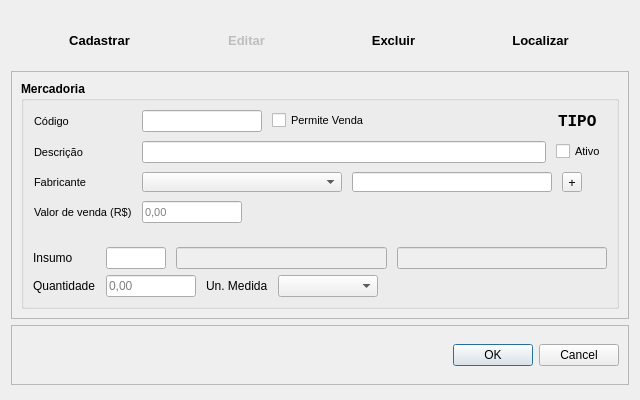
<?xml version="1.0" encoding="UTF-8"?>
<ui version="4.0">
 <class>CadastroMercadoria</class>
 <widget class="QWidget" name="CadastroMercadoria">
  <property name="windowModality">
   <enum>Qt::NonModal</enum>
  </property>
  <property name="geometry">
   <rect>
    <x>0</x>
    <y>0</y>
    <width>640</width>
    <height>400</height>
   </rect>
  </property>
  <property name="sizePolicy">
   <sizepolicy hsizetype="Minimum" vsizetype="Minimum">
    <horstretch>0</horstretch>
    <verstretch>0</verstretch>
   </sizepolicy>
  </property>
  <property name="minimumSize">
   <size>
    <width>640</width>
    <height>300</height>
   </size>
  </property>
  <property name="maximumSize">
   <size>
    <width>640</width>
    <height>400</height>
   </size>
  </property>
  <property name="windowTitle">
   <string>SOAD - Cadastrar Produto</string>
  </property>
  <layout class="QGridLayout" name="gridLayout">
   <item row="0" column="0">
    <layout class="QVBoxLayout" name="verticalLayout">
     <item>
      <widget class="QWidget" name="frame_menu" native="true">
       <property name="sizePolicy">
        <sizepolicy hsizetype="Preferred" vsizetype="Fixed">
         <horstretch>0</horstretch>
         <verstretch>0</verstretch>
        </sizepolicy>
       </property>
       <property name="minimumSize">
        <size>
         <width>0</width>
         <height>0</height>
        </size>
       </property>
       <property name="maximumSize">
        <size>
         <width>16777215</width>
         <height>50</height>
        </size>
       </property>
       <layout class="QHBoxLayout" name="horizontalLayout_4">
        <item>
         <widget class="QFrame" name="frame">
          <property name="font">
           <font>
            <pointsize>10</pointsize>
            <weight>75</weight>
            <bold>true</bold>
           </font>
          </property>
          <layout class="QHBoxLayout" name="horizontalLayout_3">
           <item>
            <widget class="QPushButton" name="pushButton_cadastrar">
             <property name="font">
              <font>
               <pointsize>10</pointsize>
               <weight>75</weight>
               <bold>true</bold>
              </font>
             </property>
             <property name="layoutDirection">
              <enum>Qt::LeftToRight</enum>
             </property>
             <property name="text">
              <string>Cadastrar</string>
             </property>
             <property name="checkable">
              <bool>false</bool>
             </property>
             <property name="default">
              <bool>false</bool>
             </property>
             <property name="flat">
              <bool>true</bool>
             </property>
            </widget>
           </item>
           <item>
            <widget class="QPushButton" name="pushButton_editar">
             <property name="enabled">
              <bool>false</bool>
             </property>
             <property name="font">
              <font>
               <pointsize>10</pointsize>
               <weight>75</weight>
               <bold>true</bold>
              </font>
             </property>
             <property name="layoutDirection">
              <enum>Qt::LeftToRight</enum>
             </property>
             <property name="text">
              <string>Editar</string>
             </property>
             <property name="checkable">
              <bool>false</bool>
             </property>
             <property name="default">
              <bool>false</bool>
             </property>
             <property name="flat">
              <bool>true</bool>
             </property>
            </widget>
           </item>
           <item>
            <widget class="QPushButton" name="pushButton_excluir">
             <property name="font">
              <font>
               <pointsize>10</pointsize>
               <weight>75</weight>
               <bold>true</bold>
              </font>
             </property>
             <property name="layoutDirection">
              <enum>Qt::LeftToRight</enum>
             </property>
             <property name="text">
              <string>Excluir</string>
             </property>
             <property name="checkable">
              <bool>false</bool>
             </property>
             <property name="default">
              <bool>false</bool>
             </property>
             <property name="flat">
              <bool>true</bool>
             </property>
            </widget>
           </item>
           <item>
            <widget class="QPushButton" name="pushButton_localizar">
             <property name="baseSize">
              <size>
               <width>1</width>
               <height>0</height>
              </size>
             </property>
             <property name="font">
              <font>
               <pointsize>10</pointsize>
               <weight>75</weight>
               <bold>true</bold>
              </font>
             </property>
             <property name="layoutDirection">
              <enum>Qt::LeftToRight</enum>
             </property>
             <property name="text">
              <string>Localizar</string>
             </property>
             <property name="checkable">
              <bool>false</bool>
             </property>
             <property name="default">
              <bool>false</bool>
             </property>
             <property name="flat">
              <bool>true</bool>
             </property>
            </widget>
           </item>
          </layout>
         </widget>
        </item>
       </layout>
      </widget>
     </item>
     <item>
      <widget class="QFrame" name="frame_contents">
       <property name="sizePolicy">
        <sizepolicy hsizetype="Preferred" vsizetype="Fixed">
         <horstretch>0</horstretch>
         <verstretch>0</verstretch>
        </sizepolicy>
       </property>
       <property name="frameShape">
        <enum>QFrame::StyledPanel</enum>
       </property>
       <property name="frameShadow">
        <enum>QFrame::Raised</enum>
       </property>
       <layout class="QGridLayout" name="gridLayout_7">
        <item row="0" column="0">
         <widget class="QGroupBox" name="groupBox_mercadoria">
          <property name="sizePolicy">
           <sizepolicy hsizetype="Preferred" vsizetype="Fixed">
            <horstretch>0</horstretch>
            <verstretch>0</verstretch>
           </sizepolicy>
          </property>
          <property name="font">
           <font>
            <pointsize>9</pointsize>
            <weight>75</weight>
            <bold>true</bold>
           </font>
          </property>
          <property name="title">
           <string>Mercadoria</string>
          </property>
          <layout class="QGridLayout" name="gridLayout_2">
           <property name="leftMargin">
            <number>0</number>
           </property>
           <property name="topMargin">
            <number>0</number>
           </property>
           <property name="rightMargin">
            <number>0</number>
           </property>
           <property name="bottomMargin">
            <number>0</number>
           </property>
           <property name="horizontalSpacing">
            <number>0</number>
           </property>
           <item row="1" column="0">
            <widget class="QStackedWidget" name="stackedWidget">
             <property name="sizePolicy">
              <sizepolicy hsizetype="Preferred" vsizetype="Fixed">
               <horstretch>0</horstretch>
               <verstretch>0</verstretch>
              </sizepolicy>
             </property>
             <property name="sizeIncrement">
              <size>
               <width>0</width>
               <height>3</height>
              </size>
             </property>
             <property name="currentIndex">
              <number>0</number>
             </property>
             <widget class="QWidget" name="page_casco">
              <property name="sizePolicy">
               <sizepolicy hsizetype="Preferred" vsizetype="Fixed">
                <horstretch>0</horstretch>
                <verstretch>0</verstretch>
               </sizepolicy>
              </property>
              <layout class="QHBoxLayout" name="horizontalLayout_5">
               <property name="spacing">
                <number>0</number>
               </property>
               <property name="leftMargin">
                <number>0</number>
               </property>
               <property name="topMargin">
                <number>0</number>
               </property>
               <property name="rightMargin">
                <number>0</number>
               </property>
               <property name="bottomMargin">
                <number>0</number>
               </property>
               <item>
                <widget class="QFrame" name="frame_casco">
                 <property name="sizePolicy">
                  <sizepolicy hsizetype="Expanding" vsizetype="Fixed">
                   <horstretch>0</horstretch>
                   <verstretch>0</verstretch>
                  </sizepolicy>
                 </property>
                 <property name="maximumSize">
                  <size>
                   <width>16777215</width>
                   <height>80</height>
                  </size>
                 </property>
                 <property name="font">
                  <font>
                   <weight>50</weight>
                   <bold>false</bold>
                  </font>
                 </property>
                 <layout class="QFormLayout" name="formLayout_3">
                  <property name="fieldGrowthPolicy">
                   <enum>QFormLayout::ExpandingFieldsGrow</enum>
                  </property>
                  <property name="labelAlignment">
                   <set>Qt::AlignLeading|Qt::AlignLeft|Qt::AlignTop</set>
                  </property>
                  <property name="horizontalSpacing">
                   <number>10</number>
                  </property>
                  <item row="0" column="0">
                   <widget class="QLabel" name="label_insumo">
                    <property name="minimumSize">
                     <size>
                      <width>0</width>
                      <height>0</height>
                     </size>
                    </property>
                    <property name="text">
                     <string>Insumo</string>
                    </property>
                   </widget>
                  </item>
                  <item row="0" column="1">
                   <layout class="QHBoxLayout" name="horizontalLayout_7" stretch="0,0,0">
                    <property name="spacing">
                     <number>10</number>
                    </property>
                    <item>
                     <widget class="QLineEdit" name="lineEdit_insumo_id">
                      <property name="maximumSize">
                       <size>
                        <width>60</width>
                        <height>16777215</height>
                       </size>
                      </property>
                     </widget>
                    </item>
                    <item>
                     <widget class="QLineEdit" name="lineEdit_insumo">
                      <property name="enabled">
                       <bool>false</bool>
                      </property>
                     </widget>
                    </item>
                    <item>
                     <widget class="QLineEdit" name="lineEdit_insumo_fabricante">
                      <property name="enabled">
                       <bool>false</bool>
                      </property>
                     </widget>
                    </item>
                   </layout>
                  </item>
                  <item row="1" column="0">
                   <widget class="QLabel" name="label_quantidade">
                    <property name="text">
                     <string>Quantidade</string>
                    </property>
                   </widget>
                  </item>
                  <item row="1" column="1">
                   <layout class="QHBoxLayout" name="horizontalLayout_10">
                    <property name="spacing">
                     <number>10</number>
                    </property>
                    <item>
                     <widget class="QLineEdit" name="lineEdit_quantidade_insumo">
                      <property name="minimumSize">
                       <size>
                        <width>50</width>
                        <height>0</height>
                       </size>
                      </property>
                      <property name="maximumSize">
                       <size>
                        <width>90</width>
                        <height>16777215</height>
                       </size>
                      </property>
                      <property name="text">
                       <string/>
                      </property>
                      <property name="placeholderText">
                       <string>0,00</string>
                      </property>
                     </widget>
                    </item>
                    <item>
                     <widget class="QLabel" name="label">
                      <property name="sizePolicy">
                       <sizepolicy hsizetype="Fixed" vsizetype="Preferred">
                        <horstretch>0</horstretch>
                        <verstretch>0</verstretch>
                       </sizepolicy>
                      </property>
                      <property name="text">
                       <string>Un. Medida</string>
                      </property>
                     </widget>
                    </item>
                    <item>
                     <widget class="QComboBox" name="comboBox_unidade_medida_insumo">
                      <property name="minimumSize">
                       <size>
                        <width>100</width>
                        <height>0</height>
                       </size>
                      </property>
                      <property name="maximumSize">
                       <size>
                        <width>130</width>
                        <height>16777215</height>
                       </size>
                      </property>
                     </widget>
                    </item>
                    <item>
                     <spacer name="horizontalSpacer_2">
                      <property name="orientation">
                       <enum>Qt::Horizontal</enum>
                      </property>
                      <property name="sizeHint" stdset="0">
                       <size>
                        <width>40</width>
                        <height>20</height>
                       </size>
                      </property>
                     </spacer>
                    </item>
                   </layout>
                  </item>
                 </layout>
                </widget>
               </item>
              </layout>
             </widget>
             <widget class="QWidget" name="page_insumo">
              <property name="sizePolicy">
               <sizepolicy hsizetype="Preferred" vsizetype="Fixed">
                <horstretch>0</horstretch>
                <verstretch>0</verstretch>
               </sizepolicy>
              </property>
              <layout class="QVBoxLayout" name="_2">
               <property name="spacing">
                <number>0</number>
               </property>
               <property name="leftMargin">
                <number>0</number>
               </property>
               <property name="topMargin">
                <number>0</number>
               </property>
               <property name="rightMargin">
                <number>0</number>
               </property>
               <property name="bottomMargin">
                <number>0</number>
               </property>
               <item>
                <widget class="QFrame" name="frame_insumo">
                 <property name="sizePolicy">
                  <sizepolicy hsizetype="Expanding" vsizetype="Fixed">
                   <horstretch>0</horstretch>
                   <verstretch>0</verstretch>
                  </sizepolicy>
                 </property>
                 <property name="maximumSize">
                  <size>
                   <width>16777215</width>
                   <height>80</height>
                  </size>
                 </property>
                 <property name="font">
                  <font>
                   <pointsize>8</pointsize>
                   <weight>50</weight>
                   <bold>false</bold>
                  </font>
                 </property>
                 <property name="frameShape">
                  <enum>QFrame::NoFrame</enum>
                 </property>
                 <property name="frameShadow">
                  <enum>QFrame::Plain</enum>
                 </property>
                 <layout class="QFormLayout" name="formLayout_2">
                  <property name="labelAlignment">
                   <set>Qt::AlignLeading|Qt::AlignLeft|Qt::AlignTop</set>
                  </property>
                  <item row="0" column="0">
                   <widget class="QLabel" name="label_2">
                    <property name="text">
                     <string>Modo de Cor</string>
                    </property>
                   </widget>
                  </item>
                  <item row="0" column="1">
                   <layout class="QHBoxLayout" name="horizontalLayout_13">
                    <item>
                     <widget class="QRadioButton" name="radioButton_pb">
                      <property name="text">
                       <string>Preto e Branco</string>
                      </property>
                      <property name="checked">
                       <bool>true</bool>
                      </property>
                     </widget>
                    </item>
                    <item>
                     <widget class="QRadioButton" name="radioButton_cor">
                      <property name="text">
                       <string>Colorido</string>
                      </property>
                     </widget>
                    </item>
                   </layout>
                  </item>
                  <item row="1" column="0">
                   <widget class="QLabel" name="label_quantidade_embalagem">
                    <property name="text">
                     <string>Quantidade (embalagem)</string>
                    </property>
                   </widget>
                  </item>
                  <item row="1" column="1">
                   <layout class="QHBoxLayout" name="horizontalLayout_6">
                    <property name="spacing">
                     <number>10</number>
                    </property>
                    <property name="sizeConstraint">
                     <enum>QLayout::SetDefaultConstraint</enum>
                    </property>
                    <item>
                     <widget class="QLineEdit" name="lineEdit_quantidade_embalagem">
                      <property name="maximumSize">
                       <size>
                        <width>100</width>
                        <height>16777215</height>
                       </size>
                      </property>
                      <property name="placeholderText">
                       <string>0,00</string>
                      </property>
                     </widget>
                    </item>
                    <item>
                     <widget class="QLabel" name="label_un_medida">
                      <property name="sizePolicy">
                       <sizepolicy hsizetype="Fixed" vsizetype="Preferred">
                        <horstretch>0</horstretch>
                        <verstretch>0</verstretch>
                       </sizepolicy>
                      </property>
                      <property name="text">
                       <string>Un. Medida</string>
                      </property>
                     </widget>
                    </item>
                    <item>
                     <widget class="QComboBox" name="comboBox_unidade_medida_embalagem">
                      <property name="maximumSize">
                       <size>
                        <width>100</width>
                        <height>16777215</height>
                       </size>
                      </property>
                     </widget>
                    </item>
                   </layout>
                  </item>
                 </layout>
                </widget>
               </item>
              </layout>
             </widget>
            </widget>
           </item>
           <item row="0" column="0">
            <widget class="QFrame" name="formFrame">
             <property name="sizePolicy">
              <sizepolicy hsizetype="Preferred" vsizetype="Fixed">
               <horstretch>0</horstretch>
               <verstretch>0</verstretch>
              </sizepolicy>
             </property>
             <property name="minimumSize">
              <size>
               <width>115</width>
               <height>0</height>
              </size>
             </property>
             <property name="font">
              <font>
               <pointsize>8</pointsize>
               <weight>50</weight>
               <bold>false</bold>
              </font>
             </property>
             <layout class="QFormLayout" name="formLayout">
              <property name="sizeConstraint">
               <enum>QLayout::SetDefaultConstraint</enum>
              </property>
              <property name="labelAlignment">
               <set>Qt::AlignLeading|Qt::AlignLeft|Qt::AlignTop</set>
              </property>
              <property name="horizontalSpacing">
               <number>10</number>
              </property>
              <property name="verticalSpacing">
               <number>9</number>
              </property>
              <property name="leftMargin">
               <number>10</number>
              </property>
              <property name="rightMargin">
               <number>10</number>
              </property>
              <item row="0" column="0">
               <widget class="QLabel" name="label_codigo">
                <property name="text">
                 <string>Código</string>
                </property>
               </widget>
              </item>
              <item row="0" column="1">
               <layout class="QHBoxLayout" name="horizontalLayout_11">
                <property name="spacing">
                 <number>10</number>
                </property>
                <property name="rightMargin">
                 <number>9</number>
                </property>
                <item>
                 <widget class="QLineEdit" name="lineEdit_codigo">
                  <property name="sizePolicy">
                   <sizepolicy hsizetype="Fixed" vsizetype="Fixed">
                    <horstretch>0</horstretch>
                    <verstretch>0</verstretch>
                   </sizepolicy>
                  </property>
                  <property name="minimumSize">
                   <size>
                    <width>120</width>
                    <height>0</height>
                   </size>
                  </property>
                  <property name="maximumSize">
                   <size>
                    <width>120</width>
                    <height>16777215</height>
                   </size>
                  </property>
                  <property name="text">
                   <string/>
                  </property>
                  <property name="maxLength">
                   <number>15</number>
                  </property>
                 </widget>
                </item>
                <item>
                 <widget class="QCheckBox" name="checkBox_permite_venda">
                  <property name="text">
                   <string>Permite Venda</string>
                  </property>
                 </widget>
                </item>
                <item>
                 <spacer name="horizontalSpacer_4">
                  <property name="orientation">
                   <enum>Qt::Horizontal</enum>
                  </property>
                  <property name="sizeHint" stdset="0">
                   <size>
                    <width>40</width>
                    <height>20</height>
                   </size>
                  </property>
                 </spacer>
                </item>
                <item>
                 <widget class="QLabel" name="label_tipo">
                  <property name="font">
                   <font>
                    <family>Consolas</family>
                    <pointsize>12</pointsize>
                    <weight>75</weight>
                    <bold>true</bold>
                   </font>
                  </property>
                  <property name="text">
                   <string>TIPO</string>
                  </property>
                 </widget>
                </item>
               </layout>
              </item>
              <item row="1" column="0">
               <widget class="QLabel" name="label_descricao">
                <property name="text">
                 <string>Descrição</string>
                </property>
               </widget>
              </item>
              <item row="1" column="1">
               <layout class="QHBoxLayout" name="horizontalLayout">
                <property name="spacing">
                 <number>10</number>
                </property>
                <item>
                 <widget class="QLineEdit" name="lineEdit_descricao">
                  <property name="maximumSize">
                   <size>
                    <width>16777215</width>
                    <height>16777215</height>
                   </size>
                  </property>
                  <property name="inputMask">
                   <string/>
                  </property>
                  <property name="maxLength">
                   <number>120</number>
                  </property>
                  <property name="clearButtonEnabled">
                   <bool>false</bool>
                  </property>
                 </widget>
                </item>
                <item>
                 <widget class="QCheckBox" name="checkBox_ativo">
                  <property name="text">
                   <string>Ativo</string>
                  </property>
                 </widget>
                </item>
               </layout>
              </item>
              <item row="2" column="0">
               <widget class="QLabel" name="label_fabricante">
                <property name="text">
                 <string>Fabricante</string>
                </property>
               </widget>
              </item>
              <item row="2" column="1">
               <layout class="QHBoxLayout" name="horizontalLayout_2">
                <property name="spacing">
                 <number>10</number>
                </property>
                <item>
                 <widget class="QComboBox" name="comboBox_fabricante">
                  <property name="minimumSize">
                   <size>
                    <width>200</width>
                    <height>0</height>
                   </size>
                  </property>
                  <property name="maximumSize">
                   <size>
                    <width>16777215</width>
                    <height>20</height>
                   </size>
                  </property>
                  <property name="acceptDrops">
                   <bool>false</bool>
                  </property>
                  <property name="editable">
                   <bool>false</bool>
                  </property>
                  <property name="duplicatesEnabled">
                   <bool>false</bool>
                  </property>
                  <property name="frame">
                   <bool>true</bool>
                  </property>
                 </widget>
                </item>
                <item>
                 <widget class="QLineEdit" name="lineEdit_fabricante">
                  <property name="minimumSize">
                   <size>
                    <width>200</width>
                    <height>0</height>
                   </size>
                  </property>
                  <property name="maximumSize">
                   <size>
                    <width>16777215</width>
                    <height>20</height>
                   </size>
                  </property>
                  <property name="maxLength">
                   <number>80</number>
                  </property>
                  <property name="frame">
                   <bool>true</bool>
                  </property>
                  <property name="dragEnabled">
                   <bool>true</bool>
                  </property>
                  <property name="clearButtonEnabled">
                   <bool>true</bool>
                  </property>
                 </widget>
                </item>
                <item>
                 <widget class="QToolButton" name="toolButton_addFabricante">
                  <property name="minimumSize">
                   <size>
                    <width>20</width>
                    <height>20</height>
                   </size>
                  </property>
                  <property name="maximumSize">
                   <size>
                    <width>16777215</width>
                    <height>20</height>
                   </size>
                  </property>
                  <property name="font">
                   <font>
                    <family>Arial Black</family>
                    <pointsize>10</pointsize>
                    <weight>50</weight>
                    <bold>false</bold>
                    <strikeout>false</strikeout>
                    <kerning>false</kerning>
                   </font>
                  </property>
                  <property name="autoFillBackground">
                   <bool>true</bool>
                  </property>
                  <property name="text">
                   <string>+</string>
                  </property>
                  <property name="iconSize">
                   <size>
                    <width>16</width>
                    <height>16</height>
                   </size>
                  </property>
                  <property name="checkable">
                   <bool>true</bool>
                  </property>
                  <property name="checked">
                   <bool>false</bool>
                  </property>
                  <property name="autoRepeat">
                   <bool>false</bool>
                  </property>
                  <property name="autoExclusive">
                   <bool>false</bool>
                  </property>
                  <property name="popupMode">
                   <enum>QToolButton::InstantPopup</enum>
                  </property>
                  <property name="autoRaise">
                   <bool>false</bool>
                  </property>
                  <property name="arrowType">
                   <enum>Qt::NoArrow</enum>
                  </property>
                 </widget>
                </item>
                <item>
                 <spacer name="horizontalSpacer_3">
                  <property name="orientation">
                   <enum>Qt::Horizontal</enum>
                  </property>
                  <property name="sizeHint" stdset="0">
                   <size>
                    <width>40</width>
                    <height>20</height>
                   </size>
                  </property>
                 </spacer>
                </item>
               </layout>
              </item>
              <item row="3" column="0">
               <widget class="QLabel" name="label_4">
                <property name="text">
                 <string>Valor de venda (R$)</string>
                </property>
               </widget>
              </item>
              <item row="3" column="1">
               <widget class="QLineEdit" name="lineEdit_valor_venda">
                <property name="maximumSize">
                 <size>
                  <width>100</width>
                  <height>16777215</height>
                 </size>
                </property>
                <property name="placeholderText">
                 <string>0,00</string>
                </property>
               </widget>
              </item>
             </layout>
            </widget>
           </item>
          </layout>
         </widget>
        </item>
       </layout>
      </widget>
     </item>
     <item>
      <widget class="QFrame" name="frame_buttons">
       <property name="sizePolicy">
        <sizepolicy hsizetype="Preferred" vsizetype="Fixed">
         <horstretch>0</horstretch>
         <verstretch>0</verstretch>
        </sizepolicy>
       </property>
       <property name="maximumSize">
        <size>
         <width>16777215</width>
         <height>60</height>
        </size>
       </property>
       <property name="frameShape">
        <enum>QFrame::StyledPanel</enum>
       </property>
       <property name="frameShadow">
        <enum>QFrame::Raised</enum>
       </property>
       <layout class="QHBoxLayout" name="horizontalLayout_8">
        <item>
         <widget class="QLabel" name="label_id">
          <property name="text">
           <string/>
          </property>
         </widget>
        </item>
        <item>
         <widget class="QLineEdit" name="lineEdit_id">
          <property name="enabled">
           <bool>false</bool>
          </property>
          <property name="sizePolicy">
           <sizepolicy hsizetype="Minimum" vsizetype="Minimum">
            <horstretch>0</horstretch>
            <verstretch>0</verstretch>
           </sizepolicy>
          </property>
          <property name="autoFillBackground">
           <bool>false</bool>
          </property>
          <property name="frame">
           <bool>false</bool>
          </property>
          <property name="dragEnabled">
           <bool>false</bool>
          </property>
          <property name="readOnly">
           <bool>false</bool>
          </property>
         </widget>
        </item>
        <item>
         <widget class="QDialogButtonBox" name="buttonBox">
          <property name="standardButtons">
           <set>QDialogButtonBox::Cancel|QDialogButtonBox::Ok</set>
          </property>
         </widget>
        </item>
       </layout>
      </widget>
     </item>
    </layout>
   </item>
  </layout>
 </widget>
 <resources/>
 <connections/>
</ui>
